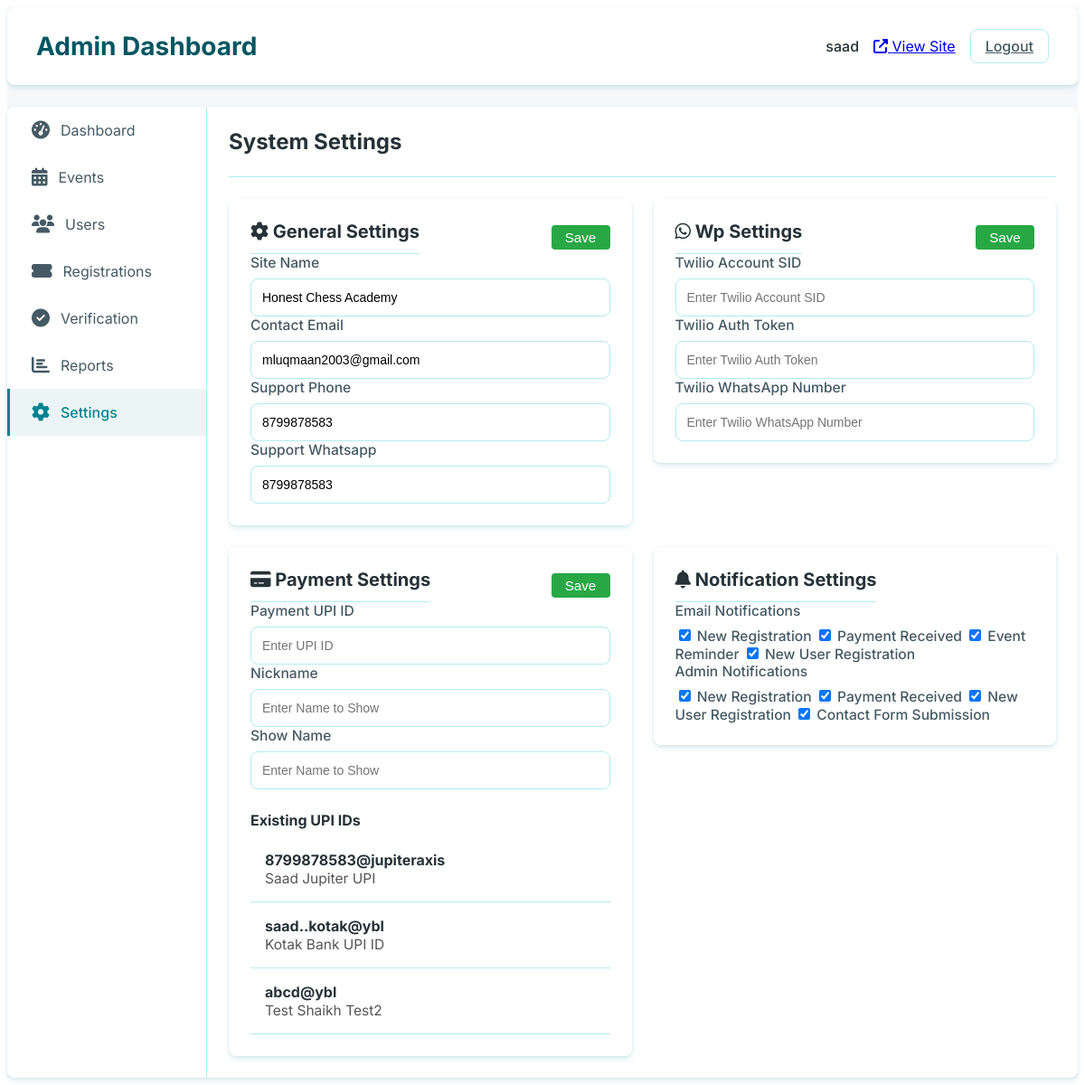
Screenshot of /superadmin/dashboard/settings/ (signed in) with the database file from the repository.
### app/models.py (models this page shows, shortened)
class EventData(models.Model):
    name = models.CharField(max_length=80, blank=True, null=True)
    email = models.EmailField(max_length=50, blank=True, null=True)
    phone = models.CharField(max_length=15, blank=True, null=True)
    wp = models.CharField(max_length=15, blank=True, null=True)
    add = models.CharField(max_length=150, blank=True, null=True)

class Upis(models.Model):
    upi_id = models.CharField(max_length=100, unique=True, help_text="UPI ID for payment collection")
    nickname = models.CharField(max_length=100,blank=True,null=True, unique=True, help_text="Nickname for the UPI ID")
    name = models.CharField(max_length=100, help_text="Name associated with the UPI ID")
    created_at = models.DateTimeField(auto_now_add=True)
    updated_at = models.DateTimeField(auto_now=True)

### app/View/admin/admin_setting.py (the view, shortened to what this page needs)
# urls.py: path('superadmin/dashboard/settings/', admin_settings, name='admin_settings'),
@login_required
def admin_settings(request):
    org = EventData.objects.filter(id=0).first()
    upis = Upis.objects.all()
    context = {
        'org': org,
        'upis': upis,
        'active_tab': 'settings'
    }
    return render(request, 'admin/settings.html', context)

### templates/admin/settings.html (shortened to what this page needs)
{% extends 'admin/base_admin.html' %}
{% load static %}
{% block content %}
<div class="admin-tab active">
    <div class="tab-header">
        <h2>System Settings</h2>
    </div>
    <div class="settings-container">
        <form class="admin-form" id="general-settings-form" method="post">
            <div class="settings-card">
                <div style="display: flex; align-items: center; justify-content: space-between;">
                    <h3 style="margin-bottom: 0;"><i class="fas fa-cog"></i> General Settings</h3>
                    <button type="submit" class="primary-btn"
                        style="background: #28a745; color: #fff; padding: 0.3em 1em; font-size: 0.95em; border-radius: 4px; margin-left: 1em;">
                        Save
                    </button>
                </div>
                <div class="form-group">
                    <label for="site_name">Site Name</label>
                    <input type="text" id="site_name" name="site_name" value="{{org.name}}" required>
                </div>
                <div class="form-group">
                    <label for="contact_email">Contact Email</label>
                    <input type="email" id="contact_email" name="contact_email" value="{{org.email}}" required>
                </div>
                <div class="form-group">
                    <label for="support_phone">Support Phone</label>
                    <input type="text" id="support_phone" name="support_phone" value="{{org.phone}}">
                </div>
                <div class="form-group">
                    <label for="support_wp">Support Whatsapp</label>
                    <input type="text" id="support_wp" name="support_wp" value="{{org.wp}}">
                </div>
            </div>
        </form>
        <form class="admin-form" id="whatsapp-settings-form" method="post">
            <div class="settings-card">
                <div style="display: flex; align-items: center; justify-content: space-between;">
                    <h3 style="margin-bottom: 0;"><i class="fab fa-whatsapp"></i> Wp Settings</h3>
                    <button type="submit" class="primary-btn"
                        style="background: #28a745; color: #fff; padding: 0.3em 1em; font-size: 0.95em; border-radius: 4px; margin-left: 1em;">
                        Save
                    </button>
                </div>
                <div class="form-group">
                    <label for="twilio_sid">Twilio Account SID</label>
                    <input type="text" id="twilio_sid" name="twilio_sid"
                        value="{{ whatsapp_settings.twilio_sid|default:'' }}"
                        placeholder="Enter Twilio Account SID">
                </div>
                <div class="form-group">
                    <label for="twilio_token">Twilio Auth Token</label>
                    <input type="password" id="twilio_token" name="twilio_token"
                        value="{{ whatsapp_settings.twilio_token|default:'' }}"
                        placeholder="Enter Twilio Auth Token">
                </div>
                <div class="form-group">
                    <label for="twilio_number">Twilio WhatsApp Number</label>
                    <input type="text" id="twilio_number" name="twilio_number"
                        value="{{ whatsapp_settings.twilio_number|default:'' }}"
                        placeholder="Enter Twilio WhatsApp Number">
                </div>
            </div>
        </form>
        <form class="admin-form" id="payment-settings-form" method="post">
            <div class="settings-card">
                <div style="display: flex; align-items: center; justify-content: space-between;">
                    <h3 style="margin-bottom: 0;"><i class="fas fa-credit-card"></i> Payment Settings</h3>
                    <button type="submit" class="primary-btn"
                        style="background: #28a745; color: #fff; padding: 0.3em 1em; font-size: 0.95em; border-radius: 4px; margin-left: 1em;">
                        Save
                    </button>
                </div>
                <div class="form-group">
                    <label for="upi_id">Payment UPI ID</label>
                    <input type="text" id="upi_id" name="upi_id" placeholder="Enter UPI ID" required>
                </div>
                <div class="form-group">
                    <label for="nickname">Nickname</label>
                    <input type="text" id="nickname" name="nickname" placeholder="Enter Name to Show">
                </div>
                <div class="form-group">
                    <label for="upi_name">Show Name</label>
                    <input type="text" id="upi_name" name="upi_name" placeholder="Enter Name to Show" required>
                </div>
                <div class="upi-list" style="margin-top: 1.5rem;">
                    <h4 style="margin-bottom: 0.5rem;">Existing UPI IDs</h4>
                    <table class="admin-table">
                        <tbody>
                            {% for upi in upis %}
                            <tr>
                                <td style="font-weight: bold; vertical-align: top;">
                                    {{ upi.upi_id }}<br>
                                    <span style="font-weight: normal; color: #555; font-size: 0.97em;">{{ upi.name }}</span>
                                </td>
                            </tr>
                            {% empty %}
                            <tr>
                                <td colspan="1" class="text-center">No UPI IDs found</td>
                            </tr>
                            {% endfor %}
                        </tbody>
                    </table>
                </div>
            </div>
        </form>
        <form class="admin-form" id="notification-settings-form" method="post">
            <div class="settings-card">
                <div style="display: flex; align-items: center; justify-content: space-between;">
                    <h3 style="margin-bottom: 0;"><i class="fas fa-bell"></i> Notification Settings</h3>
                </div>
                <div class="form-group">
                    <label>Email Notifications</label>
                    <div class="checkbox-group">
                        <label>
                            <input type="checkbox" name="email_notifications[]" value="new_registration" checked> New Registration
                        </label>
                        <label>
                            <input type="checkbox" name="email_notifications[]" value="payment_received" checked> Payment Received
                        </label>
                        <label>
                            <input type="checkbox" name="email_notifications[]" value="event_reminder" checked> Event Reminder
                        </label>
                        <label>
                            <input type="checkbox" name="email_notifications[]" value="new_user" checked> New User Registration
                        </label>
                    </div>
                </div>
                <div class="form-group">
                    <label>Admin Notifications</label>
                    <div class="checkbox-group">
                        <label>
                            <input type="checkbox" name="admin_notifications[]" value="new_registration" checked> New Registration
                        </label>
                        <label>
                            <input type="checkbox" name="admin_notifications[]" value="payment_received" checked> Payment Received
                        </label>
                        <label>
                            <input type="checkbox" name="admin_notifications[]" value="new_user" checked> New User Registration
                        </label>
                        <label>
                            <input type="checkbox" name="admin_notifications[]" value="contact_form" checked> Contact Form Submission
                        </label>
                    </div>
                </div>
            </div>
        </form>
    </div>
</div>
{% endblock %}

### templates/admin/base_admin.html (shortened to what this page needs)
{% load static %}
<!DOCTYPE html>
<html lang="en">
<head>
    <link rel="stylesheet" href="https://cdnjs.cloudflare.com/ajax/libs/font-awesome/6.4.0/css/all.min.css">
    <link rel="stylesheet" href="{% static 'css/admin.css' %}">
</head>
<body>
    <div class="admin-dashboard">
        <div class="dashboard-header">
            <h1>Admin Dashboard</h1>
            <div class="user-info">
                <span>{{ request.user.username }}</span>
                <a href="{% url 'home' %}" target="_blank" class="view-site-btn"><i class="fas fa-external-link-alt"></i> View Site</a>
                <a class="logout-btn" href="{% url 'logout' %}">Logout</a>
            </div>
        </div>
        <div class="dashboard-main">
            <div class="dashboard-nav">
                <ul>
                    <li>
                        <a href="{% url 'admin_dashboard' %}" class="nav-item {% if active_tab == 'dashboard' %}active{% endif %}">
                            <i class="fas fa-tachometer-alt"></i> Dashboard
                        </a>
                    </li>
                    <li>
                        <a href="{% url 'admin_events' %}" class="nav-item {% if active_tab == 'events' %}active{% endif %}">
                            <i class="fas fa-calendar-alt"></i> Events
                        </a>
                    </li>
                    <li>
                        <a href="{% url 'admin_users' %}" class="nav-item {% if active_tab == 'users' %}active{% endif %}">
                            <i class="fas fa-users"></i> Users
                        </a>
                    </li>
                    <li>
                        <a href="{% url 'admin_registrations' %}" class="nav-item {% if active_tab == 'registrations' %}active{% endif %}">
                            <i class="fas fa-ticket-alt"></i> Registrations
                        </a>
                    </li>
                    <li>
                        <a href="{% url 'admin_verification' %}" class="nav-item {% if active_tab == 'verification' %}active{% endif %}">
                            <i class="fas fa-check-circle"></i> Verification
                        </a>
                    </li>
                    <li>
                        <a href="{% url 'admin_reports' %}" class="nav-item {% if active_tab == 'reports' %}active{% endif %}">
                            <i class="fas fa-chart-bar"></i> Reports
                        </a>
                    </li>
                    <li>
                        <a href="{% url 'admin_settings' %}" class="nav-item {% if active_tab == 'settings' %}active{% endif %}">
                            <i class="fas fa-cog"></i> Settings
                        </a>
                    </li>
                </ul>
            </div>
            <div class="dashboard-content">
                {% block content %}{% endblock %}
            </div>
        </div>
    </div>
</body>
</html>

### static/css/admin.css (style rules this page uses)
:root { --primary-color: #00838f; --primary-light: #4fb3bf; --primary-dark: #005662; --secondary-color: #26c6da; --text-color: #263238; --text-light: #455a64; --text-lighter: #78909c; --success-color: #28a745; --warning-color: #ffc107; --danger-color: #dc3545; --info-color: #00acc1; --white: #fff; --light-bg: #e0f7fa; --border-color: #b2ebf2; --border-radius: 8px; --box-shadow: 0 4px 6px rgba(0, 131, 143, 0.1), 0 1px 3px rgba(0, 131, 143, 0.1); --transition: all 0.3s ease; }
.admin-dashboard { display: flex; flex-direction: column; min-height: 100vh; background-color: #f5f7fb; color: var(--text-color); font-family: 'Inter', 'Segoe UI', Roboto, -apple-system, sans-serif; }
.dashboard-header { display: flex; justify-content: space-between; align-items: center; padding: 1.5rem 2rem; background-color: var(--white); box-shadow: var(--box-shadow); margin-bottom: 1.5rem; border-radius: var(--border-radius); }
.dashboard-header h1 { margin: 0; color: var(--primary-dark); font-size: 1.75rem; }
.user-info { display: flex; align-items: center; gap: 1rem; }
.user-info span { font-weight: 500; }
.logout-btn { background-color: transparent; color: var(--text-light); border: 1px solid var(--border-color); padding: 0.5rem 1rem; border-radius: var(--border-radius); font-weight: 500; cursor: pointer; transition: var(--transition); }
.dashboard-main { display: flex; flex: 1; background-color: var(--white); border-radius: var(--border-radius); box-shadow: var(--box-shadow); overflow: hidden; }
.dashboard-nav { width: 220px; background-color: var(--white); border-right: 1px solid var(--border-color); }
.dashboard-nav ul { list-style: none; padding: 0; margin: 0; }
.nav-item { display: flex; align-items: center; padding: 1rem 1.5rem; color: var(--text-light); cursor: pointer; transition: var(--transition); border-left: 3px solid transparent; text-decoration: none; }
.nav-item.active { background-color: rgba(0, 131, 143, 0.08); color: var(--primary-color); border-left: 3px solid var(--primary-color); font-weight: 500; text-decoration: none; }
.nav-item i { margin-right: 0.75rem; font-size: 1.25rem; }
.dashboard-content { flex: 1; overflow: auto; padding: 0; }
.admin-tab { display: none; padding: 0 1.5rem 1.5rem; }
.admin-tab.active { display: block; }
.tab-header { display: flex; justify-content: space-between; align-items: center; padding: 1.5rem 0; border-bottom: 1px solid var(--border-color); margin-bottom: 1.5rem; }
.tab-header h2 { margin: 0; font-size: 1.5rem; color: var(--text-color); }
.primary-btn, .secondary-btn { padding: 0.65rem 1.25rem; border: none; border-radius: var(--border-radius); font-weight: 500; cursor: pointer; display: flex; align-items: center; transition: var(--transition); font-size: 0.875rem; }
.primary-btn { background: linear-gradient(135deg, var(--primary-color), var(--primary-dark)); color: var(--white); }
.admin-table { width: 100%; border-collapse: collapse; text-align: left; }
.admin-table th, .admin-table td { padding: 1rem; border-bottom: 1px solid var(--border-color); }
.admin-table tbody tr { transition: var(--transition); }
.settings-container { display: grid; grid-template-columns: repeat(auto-fit, minmax(300px, 1fr)); gap: 1.5rem; }
.settings-card { background-color: var(--white); border-radius: var(--border-radius); box-shadow: var(--box-shadow); padding: 1.5rem; }
.settings-card h3 { margin-top: 0; margin-bottom: 1.5rem; font-size: 1.25rem; color: var(--text-color); border-bottom: 1px solid var(--border-color); padding-bottom: 0.75rem; }
.admin-form { display: flex; flex-direction: column; gap: 1.25rem; }
.form-group { display: flex; flex-direction: column; }
.form-group label { margin-bottom: 0.5rem; font-size: 0.975rem; color: var(--text-light); font-weight: 500; }
.form-group input, .form-group select, .form-group textarea { padding: 0.75rem; border: 1px solid var(--border-color); border-radius: var(--border-radius); font-size: 0.875rem; transition: var(--transition); }

### rows the page displays
EventData: site_name "Honest Chess Academy", contact_email "mluqmaan2003@gmail.com", support_phone "8799878583", support_wp "8799878583"
Upis: upi_id "8799878583@jupiteraxis", name "Saad Jupiter UPI"
Upis: upi_id "saad..kotak@ybl", name "Kotak Bank UPI ID"
Upis: upi_id "abcd@ybl", name "Test Shaikh Test2"

### other values shown
{{ request.user.username }} "saad"
